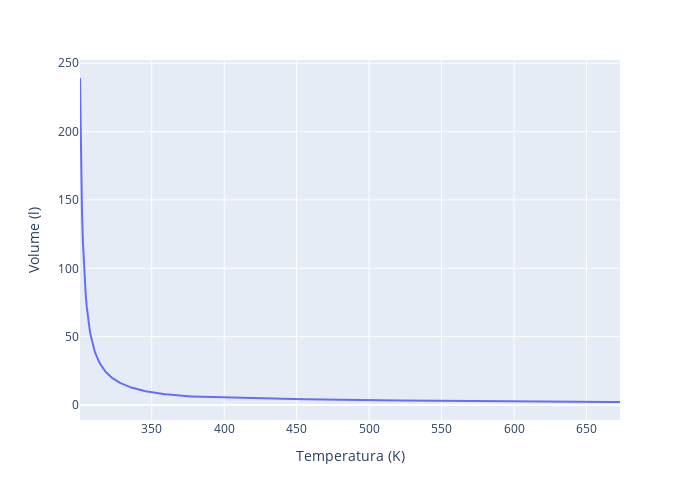

The cell this chart's notebook holds for it:
### Code cell
temperatura = dados_isobaricos["Temperature (K)"][
    dados_isobaricos["Temperature (K)"] > 300
]
lista_massa = massa_agua(temperatura, 2000000, dados_isobaricos) #valor errado, vou mudar
fig = px.line(x=temperatura, y=lista_massa)
fig.update_layout(
    xaxis_title="Temperatura (K)",
    yaxis_title="Volume (l)",
    width=700,
    height=500,
)
fig.show()

### Figure 1 — Plotly figure (JSON) as saved in the notebook; plotly's stock layout.template omitted (floating-point values rounded to 4 significant figures; data arrays with more than 128 entries replaced by an {"elided": "..."} marker saying what was removed)
{"data": [{"hovertemplate": "x=%{x}<br>y=%{y}<extra></extra>", "legendgroup": "", "line": {"color": "#636efa", "dash": "solid"}, "marker": {"symbol": "circle"}, "mode": "lines", "name": "", "orientation": "v", "showlegend": false, "type": "scatter", "x": {"elided": "562 float values"}, "xaxis": "x", "y": {"elided": "562 float values"}, "yaxis": "y"}], "layout": {"height": 500, "legend": {"tracegroupgap": 0}, "margin": {"t": 60}, "width": 700, "xaxis": {"anchor": "y", "domain": [0, 1], "title": {"text": "Temperatura (K)"}}, "yaxis": {"anchor": "x", "domain": [0, 1], "title": {"text": "Volume (l)"}}}}
